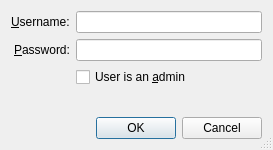
<?xml version="1.0" encoding="UTF-8"?>
<ui version="4.0">
 <class>EditUserAccountWindow</class>
 <widget class="QDialog" name="EditUserAccountWindow">
  <property name="windowModality">
   <enum>Qt::ApplicationModal</enum>
  </property>
  <property name="geometry">
   <rect>
    <x>0</x>
    <y>0</y>
    <width>273</width>
    <height>150</height>
   </rect>
  </property>
  <property name="windowTitle">
   <string>Edit User Account</string>
  </property>
  <property name="windowIcon">
   <iconset resource="repatriator.qrc">
    <normaloff>:/general/resource/bug.ico</normaloff>:/general/resource/bug.ico</iconset>
  </property>
  <property name="sizeGripEnabled">
   <bool>true</bool>
  </property>
  <property name="modal">
   <bool>true</bool>
  </property>
  <layout class="QVBoxLayout" name="verticalLayout">
   <item>
    <layout class="QFormLayout" name="formLayout">
     <property name="labelAlignment">
      <set>Qt::AlignRight|Qt::AlignTrailing|Qt::AlignVCenter</set>
     </property>
     <item row="0" column="0">
      <widget class="QLabel" name="label">
       <property name="text">
        <string>&amp;Username:</string>
       </property>
       <property name="buddy">
        <cstring>usernameLineEdit</cstring>
       </property>
      </widget>
     </item>
     <item row="1" column="0">
      <widget class="QLabel" name="label_2">
       <property name="text">
        <string>&amp;Password:</string>
       </property>
       <property name="buddy">
        <cstring>passwordLineEdit</cstring>
       </property>
      </widget>
     </item>
     <item row="0" column="1">
      <widget class="QLineEdit" name="usernameLineEdit"/>
     </item>
     <item row="1" column="1">
      <widget class="QLineEdit" name="passwordLineEdit">
       <property name="echoMode">
        <enum>QLineEdit::Password</enum>
       </property>
      </widget>
     </item>
     <item row="2" column="1">
      <widget class="QCheckBox" name="adminCheckBox">
       <property name="text">
        <string>User is an &amp;admin</string>
       </property>
      </widget>
     </item>
    </layout>
   </item>
   <item>
    <widget class="QDialogButtonBox" name="buttonBox">
     <property name="orientation">
      <enum>Qt::Horizontal</enum>
     </property>
     <property name="standardButtons">
      <set>QDialogButtonBox::Cancel|QDialogButtonBox::Ok</set>
     </property>
    </widget>
   </item>
  </layout>
 </widget>
 <tabstops>
  <tabstop>usernameLineEdit</tabstop>
  <tabstop>passwordLineEdit</tabstop>
  <tabstop>adminCheckBox</tabstop>
  <tabstop>buttonBox</tabstop>
 </tabstops>
 <resources>
  <include location="repatriator.qrc"/>
 </resources>
 <connections>
  <connection>
   <sender>buttonBox</sender>
   <signal>accepted()</signal>
   <receiver>EditUserAccountWindow</receiver>
   <slot>accept()</slot>
   <hints>
    <hint type="sourcelabel">
     <x>248</x>
     <y>254</y>
    </hint>
    <hint type="destinationlabel">
     <x>157</x>
     <y>274</y>
    </hint>
   </hints>
  </connection>
  <connection>
   <sender>buttonBox</sender>
   <signal>rejected()</signal>
   <receiver>EditUserAccountWindow</receiver>
   <slot>reject()</slot>
   <hints>
    <hint type="sourcelabel">
     <x>316</x>
     <y>260</y>
    </hint>
    <hint type="destinationlabel">
     <x>286</x>
     <y>274</y>
    </hint>
   </hints>
  </connection>
 </connections>
</ui>
